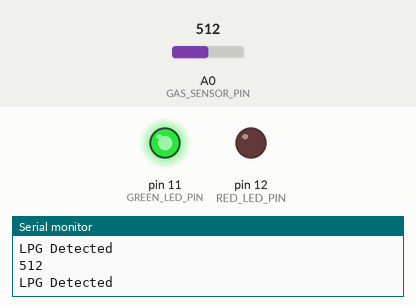
This sketch was run on a simulated Arduino Uno, built with avr-gcc and run on an emulated ATmega328P. Shown: output pins drawn as LEDs (lit = HIGH), the last lines printed to the serial monitor. The inputs (shaded band) are chosen by the test bench; at power-on: A0 (GAS_SENSOR_PIN) = 512.

Above: at 1.2 s.
1.3 s: A0 (GAS_SENSOR_PIN) set to 482
At 2.5 s:
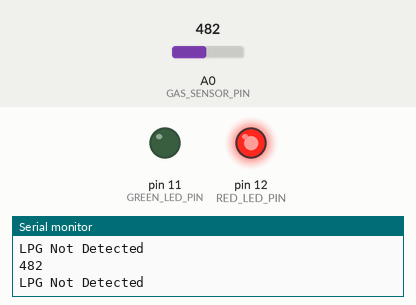
2.8 s: A0 (GAS_SENSOR_PIN) set to 510
At 4.0 s:
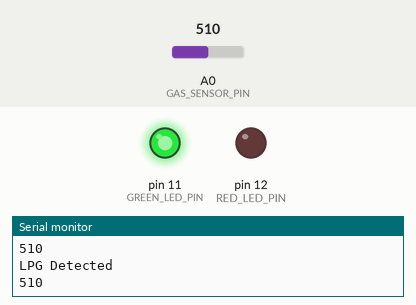
4.3 s: A0 (GAS_SENSOR_PIN) set to 0
At 5.2 s:
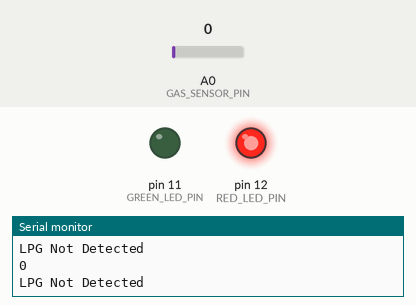
Timing chart, 0 to 7.3 s (numbered marks = the images above; inputs shaded):
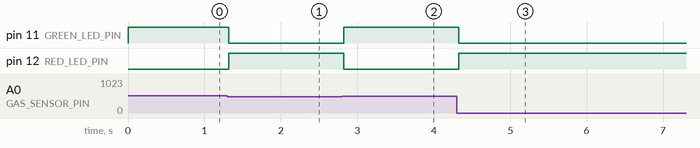

The sketch:

LPG_Gas_Detector.ino
```cpp
// Define pins
const int GAS_SENSOR_PIN = A0;
const int GREEN_LED_PIN = 11;
const int RED_LED_PIN = 12;

void setup() {
  // Set up pins
  pinMode(GAS_SENSOR_PIN, INPUT);
  pinMode(GREEN_LED_PIN, OUTPUT);
  pinMode(RED_LED_PIN, OUTPUT);

  // Initialize serial communication
  Serial.begin(9600);
}

void loop() {
  // Read gas sensor value
  int gasValue = analogRead(GAS_SENSOR_PIN);
  Serial.println(gasValue);

  // Check gas level and display status
  if (gasValue > 500) {
    displayStatus("LPG Detected", GREEN_LED_PIN, RED_LED_PIN);
  } else {
    displayStatus("LPG Not Detected", RED_LED_PIN, GREEN_LED_PIN);
  }

  delay(10);
}

void displayStatus(const char* message, int onPin, int offPin) {
  // Print the message
  Serial.println(message);

  // Switch LEDs
  digitalWrite(onPin, HIGH);
  digitalWrite(offPin, LOW);
}
```

Measured:
- the behaviour switches between 501 and 500 on A0 (GAS_SENSOR_PIN) (found by bisection; images 0 and 1)
- after the input at 1.3 s, pin 11 (GREEN_LED_PIN): HIGH → LOW at once; pin 12 (RED_LED_PIN): LOW → HIGH at once
- after the input at 2.8 s, pin 11 (GREEN_LED_PIN): LOW → HIGH at once; pin 12 (RED_LED_PIN): HIGH → LOW at once
- after the input at 4.3 s, pin 11 (GREEN_LED_PIN): HIGH → LOW at once; pin 12 (RED_LED_PIN): LOW → HIGH at once
